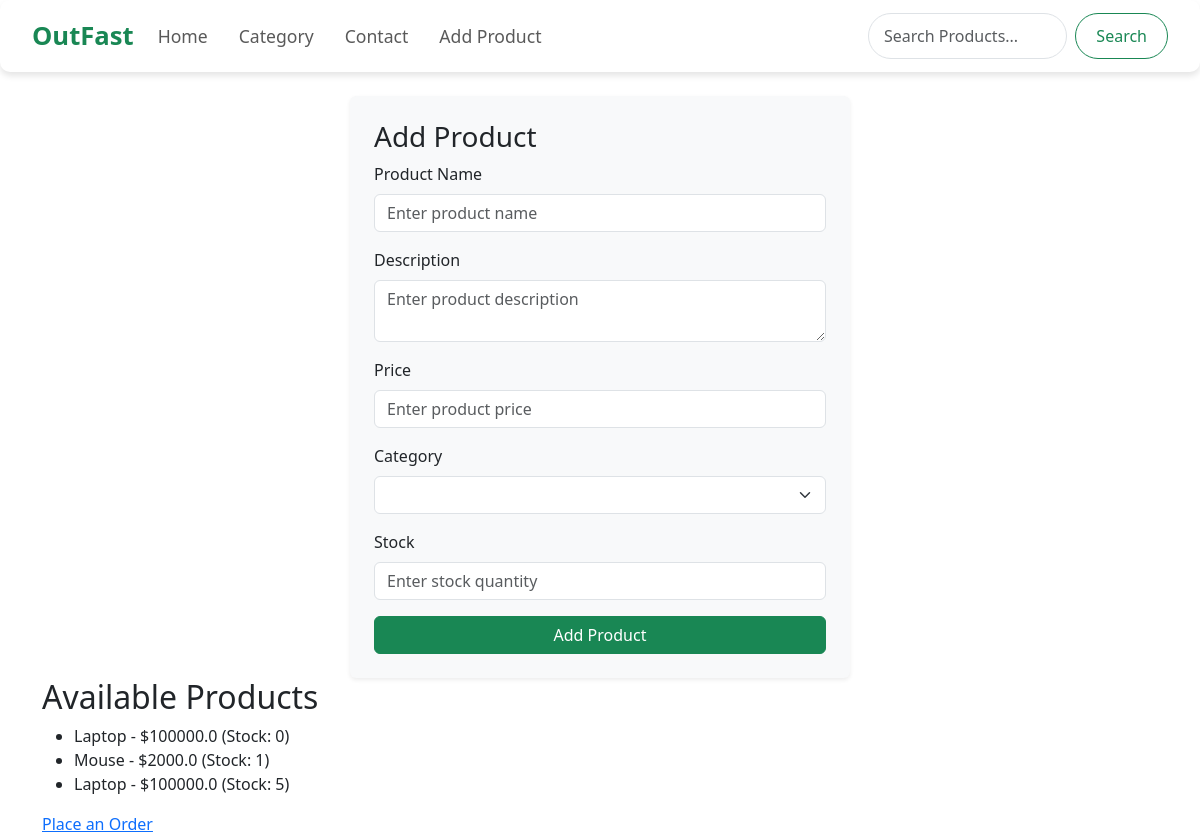
/add_product, run on an earlier commit of the app's database.
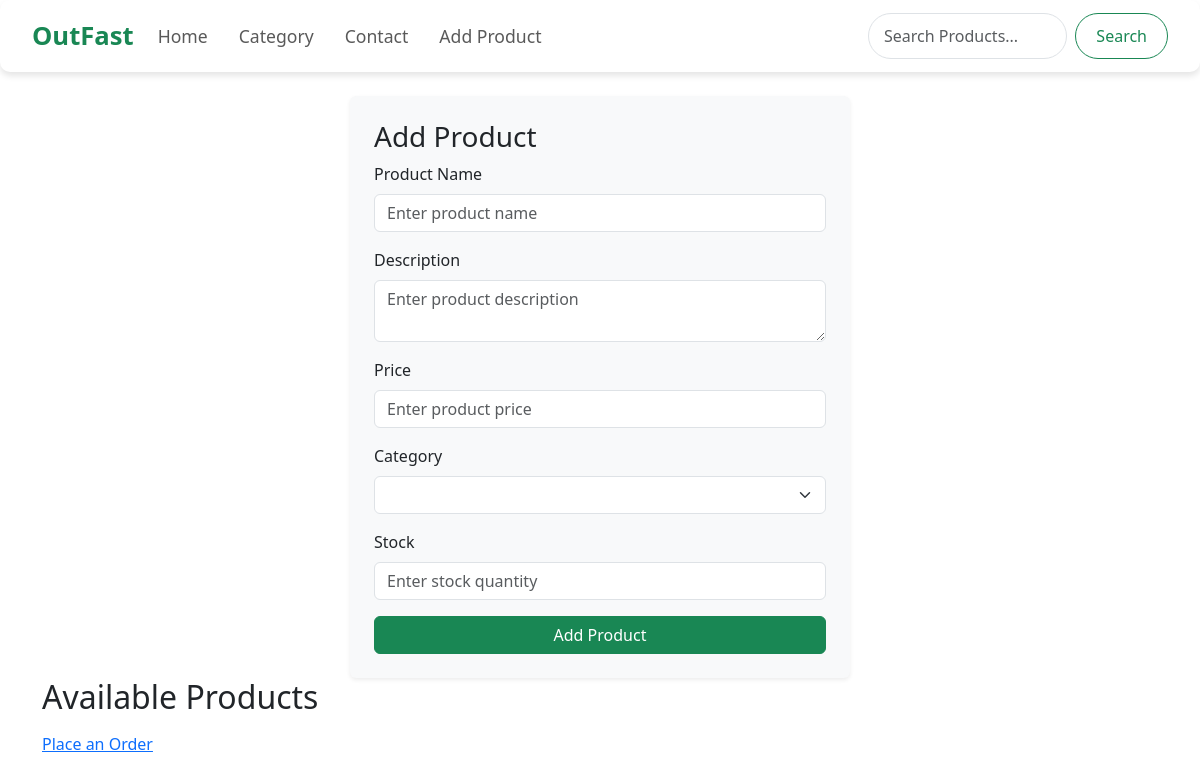
And on a later commit of the database.
### app.py (models this page shows)
class Product(db.Model):
    id = db.Column(db.Integer, primary_key=True)
    name = db.Column(db.String(200), nullable=False)
    description = db.Column(db.Text)
    price = db.Column(db.Float, nullable=False)
    category = db.Column(db.String(100))
    stock = db.Column(db.Integer, default=0)

### app.py (the view, shortened to what this page needs)
@app.route("/add_product",methods = ["GET","POST"])
def add_product():
    form = ProductForm()
    products = Product.query.all()
    return render_template('Add_prod.html', form=form, products=products)

### app.py
class ProductForm(FlaskForm):
    name = StringField('Product Name', validators=[DataRequired()])
    description = TextAreaField('Description')
    price = FloatField('Price', validators=[DataRequired(), NumberRange(min=0)])
    category = StringField('Category')
    stock = IntegerField('Stock', validators=[DataRequired(), NumberRange(min=0)])
    submit = SubmitField('Add Product')

### templates/Add_prod.html (shortened to what this page needs)
{% extends "base.html" %}
{% block body %}
<body>
    <form method="POST" class="container p-4 shadow-sm rounded bg-light" style="max-width: 500px;">
        <h3>Add Product</h3>
        <div class="mb-3">
            {{ form.name.label(class="form-label") }}
            {{ form.name(class="form-control", placeholder="Enter product name") }}
        </div>
        <div class="mb-3">
            {{ form.description.label(class="form-label") }}
            {{ form.description(class="form-control", placeholder="Enter product description") }}
        </div>
        <div class="mb-3">
            {{ form.price.label(class="form-label") }}
            {{ form.price(class="form-control", placeholder="Enter product price") }}
        </div>
        <div class="mb-3">
            {{ form.category.label(class="form-label") }}
            {{ form.category(class="form-select") }}
        </div>
        <div class="mb-3">
            {{ form.stock.label(class="form-label") }}
            {{ form.stock(class="form-control", placeholder="Enter stock quantity") }}
        </div>
        <button type="submit" class="btn btn-success w-100">{{ form.submit.label.text }}</button>
    </form>
    <h2>Available Products</h2>
    <ul>
        {% for product in products %}
            <li>{{ product.name }} - ${{ product.price }} (Stock: {{ product.stock }})</li>
        {% endfor %}
    </ul>
    <a href="{{ url_for('order') }}">Place an Order</a>
</body>
{% endblock %}

### templates/base.html (shortened to what this page needs)
{% block content %}
<!DOCTYPE html>
<html lang="en">
<head>
    <link href="https://cdn.jsdelivr.net/npm/bootstrap@5.3.0/dist/css/bootstrap.min.css" rel="stylesheet">
</head>
<body>
    <nav class="navbar navbar-expand-lg">
        <div class="container-fluid">
            <a class="navbar-brand" href="#">OutFast</a>
            <div class="collapse navbar-collapse" id="navbarNav">
                <ul class="navbar-nav">
                    <li class="nav-item">
                        <a class="nav-link" href="/">Home</a>
                    </li>
                    <li class="nav-item">
                        <a class="nav-link" href="/category">Category</a>
                    </li>
                    <li class="nav-item">
                        <a class="nav-link" href="/contact">Contact</a>
                    </li>
                    <li class"nav-item">
                        <a class = "nav-link" href="/add_product">Add Product</a>
                    </li>
                </ul>
                <form class="d-flex ms-auto search-container">
                    <input class="form-control me-2" type="search" placeholder="Search Products..." aria-label="Search">
                    <button class="btn btn-outline-success" type="submit">Search</button>
                </form>
            </div>
        </div>
    </nav>
    <div class="container mt-4">
        {% block body %}{% endblock %}
    </div>
</body>
</html>
{% endblock %}

### templates/base.html (style rules this page uses)
.navbar { background: #ffffff; box-shadow: 0px 4px 6px rgba(0, 0, 0, 0.1); border-radius: 10px; padding: 12px 20px; }
.navbar-brand { font-size: 1.6rem; font-weight: bold; color: #198754 !important; }
.navbar-nav .nav-link { font-size: 1.1rem; font-weight: 500; margin-right: 15px; transition: color 0.3s ease; }
.search-container { max-width: 300px; }
.search-container input { border-radius: 25px; padding: 10px 15px; }
.search-container button { border-radius: 25px; padding: 10px 20px; transition: all 0.3s ease; }

What changed in the data, as far as the page shows it:
removed Product: name "Laptop", price "100000.0", stock "0"
removed Product: name "Mouse", price "2000.0", stock "1"
removed Product: name "Laptop", price "100000.0", stock "5"
